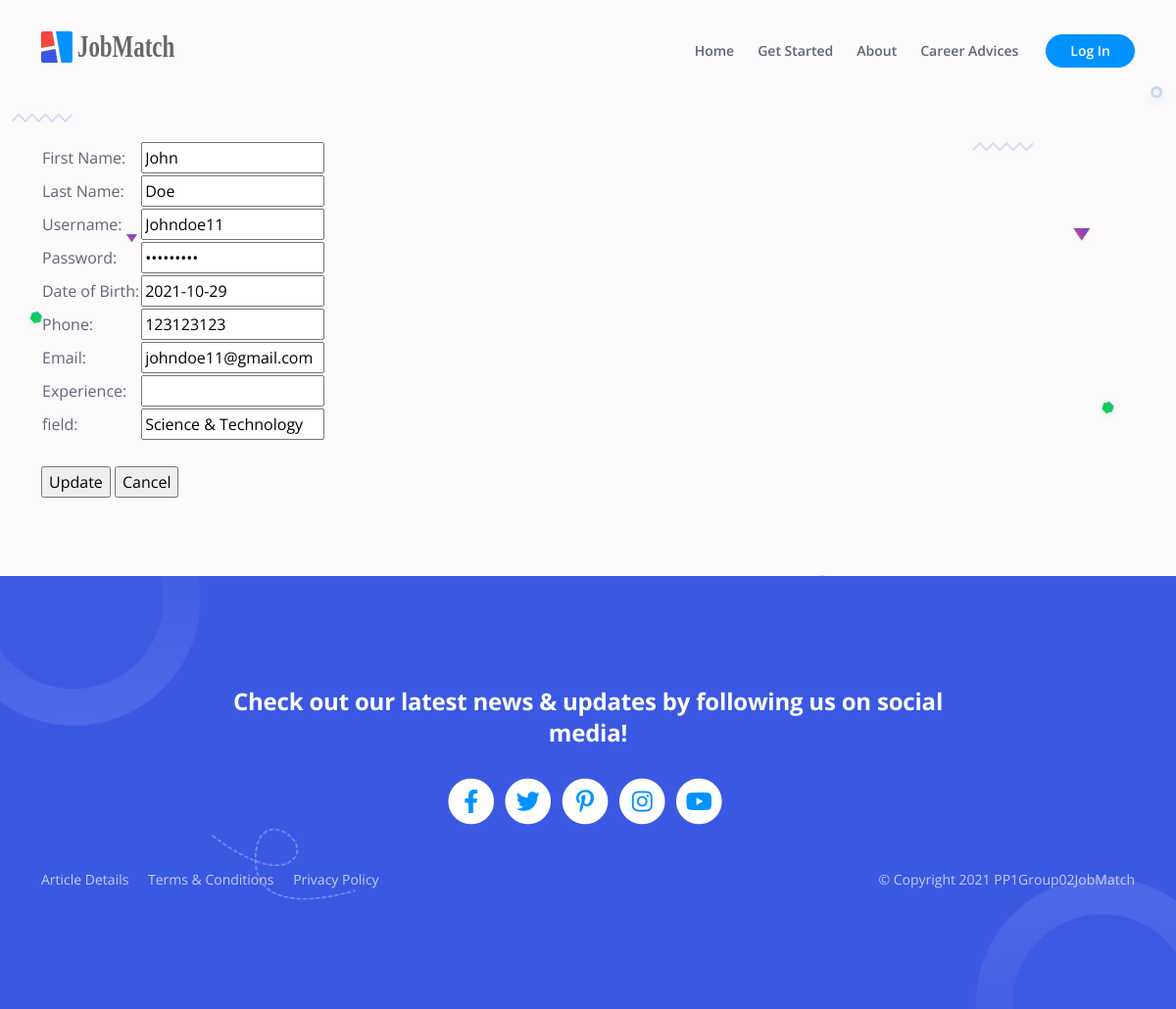
The app's page /view/edit_jobseeker.php?id=32 with its own data.
### tables this page shows
CREATE TABLE `jobseeker` (
  `id` int(11) NOT NULL,
  `firstName` text NOT NULL,
  `lastName` text NOT NULL,
  `username` text NOT NULL,
  `password` text NOT NULL,
  `dateOfBirth` date NOT NULL,
  `phone` text NOT NULL,
  `email` text NOT NULL,
  `field` text NOT NULL,
  `experience` longtext DEFAULT NULL,
  `Image` mediumblob DEFAULT NULL
);

### view/edit_jobseeker.php (the view, shortened to what this page needs)
<!DOCTYPE html>
<html lang="en">
<head>
    <?php
        require_once("component/header.php");
    ?>
</head>
<body data-bs-spy="scroll" data-bs-target="#navbarExample">
    <?php
        require_once("component/navbar.php");
    ?>
    <header id="ex-header" class="ex-header">
        <div class="container">
            <div class="row">
                <?php
                require_once '../model/db_connection.php';
                $id = $_GET['id'];
                if (isset($_POST['submit'])) {
                    $firstName = $_POST['firstName'];
                    $lastName = $_POST['lastName'];
                    $username = $_POST['username'];
                    $password = $_POST['password'];
                    $dob = $_POST['dob'];
                    $phone = $_POST['phone'];
                    $email = $_POST['email'];
                    $exp = $_POST['exp'];
                    $field = $_POST['field'];
                    $query = "UPDATE jobseeker SET firstName=?, lastName=?, username=?, password=?, dateOfBirth=?, phone=?, email=?, experience=?, field=? WHERE id = ?";
                    $stmt = $db->prepare($query);
                    $stmt->bind_param("sssssssssi", $firstName, $lastName, $username, $password, $dob, $phone, $email, $exp, $field, $id);
                    $stmt->execute();
                    $affectedRows = $stmt->affected_rows;
                    $stmt->close();
                    $db->close();
                    if ($affectedRows == 1) {
                        echo "Successfully Updated Job<br><br>";
                        echo "<a href=\"admin_index.php\" class=\"btn btn-success\">Back to Job List</a>";
                        echo "<br><hr>";
                        exit;
                    } else {
                        echo "Failed to Updated Job<br><br>";
                        echo "<a href=\"admin_index.php\" class=\"btn btn-success\">Back to Job List</a>";
                        echo "<br><hr>";
                        exit;
                    }
                } else {
                    $querySeeker = "SELECT * FROM jobseeker WHERE id = ?";
                    $stmtSeeker = $db->prepare($querySeeker);
                    $stmtSeeker->bind_param("i", $id);
                    $stmtSeeker->execute();
                    $result = $stmtSeeker->get_result();
                    $row = $result->fetch_assoc();
                    $firstName = $row['firstName'];
                    $lastName = $row['lastName'];
                    $username = $row['username'];
                    $password = $row['password'];
                    $dob = $row['dateOfBirth'];
                    $phone = $row['phone'];
                    $email = $row['email'];
                    $exp = $row['experience'];
                    $field = $row['field'];
echo <<<END
				<form action="" method="POST">
					<table class=”table”>
						<tr>
							<td scope="row">First Name:</td>
							<td scope="row"><input type="text" name="firstName" value="$firstName" required></td>
						</tr>
                        <tr>
                            <td scope="row">Last Name:</td>
                            <td scope="row"><input type="text" name="lastName" value="$lastName" required ></td>
                        </tr>
                        <tr>
                            <td scope="row">Username:</td>
                            <td scope="row"><input type="text" name="username" value="$username" required></td>
                        </tr>
                        <tr>
                            <td scope="row">Password:</td>
                            <td scope="row"><input type="password" name="password" value="$password" required></td>
                        </tr>
                        <tr>
                            <td scope="row">Date of Birth:</td>
                            <td scope="row"><input type="text" name="dob" value="$dob" required></td>
                        </tr>
                        <tr>
                            <td scope="row">Phone:</td>
                            <td scope="row"><input type="text" name="phone" value="$phone" required></td>
                        </tr>
						<tr>
							<td scope="row">Email:</td>
							<td scope="row"><input type="text" name="email" value="$email" required></td>
						</tr>
						<tr>
                            <td scope="row">Experience:</td>
                            <td scope="row"><input type="text" name="exp" value="$exp" required></td>
                        </tr>
                        <tr>
                            <td scope="row">field:</td>
                            <td scope="row"><input type="text" name="field" value="$field" required></td>
                        </tr>
					</table>
					<br>
					<input type="hidden" name="id" value=$id>
					<input type="submit" name="submit" value="Update">
					<input type="button" value="Cancel" class="homebutton" id="btnHome" onClick="document.location.href='admin_index.php'" />
				</form>
END;
                }
                ?>
            </div>
        </div>
    </header>
    <?php
        require_once("component/footer.php");
    ?>
</body>
</html>

### css/styles.css (style rules this page uses)
body, html { width: 100%; height: 100%; }
body, p { color: #5e6576; font: 400 1rem/1.625rem "Open Sans", sans-serif; }
.ex-header { padding-top: 8rem; padding-bottom: 4em; background: url('../images/header-background.jpg') repeat-x scroll top transparent; width: 100%; background-size: 100%; overflow: hidden; }
.ex-header { padding-top: 9rem; padding-bottom: 5rem; background-color: #fcfafb; }
@media (min-width: 1200px) { .container { max-width: 1140px; } }
@media (min-width: 1200px) { td:first-child, th:first-child { border-radius: 10px 0 0 10px; } }
@media (min-width: 1200px) { td:last-child, th:last-child { border-radius: 0 10px 10px 0; } }

### records on screen
jobseeker: firstName "John", lastName "Doe", username "Johndoe11", dob "2021-10-29", phone "123123123", email "johndoe11@gmail.com", field "Science & Technology"
